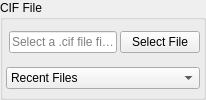
         <widget class="QGroupBox" name="SelectCifFileGroupBox">
          <property name="title">
           <string>CIF File</string>
          </property>
          <property name="flat">
           <bool>false</bool>
          </property>
          <layout class="QVBoxLayout" name="verticalLayout_29">
           <property name="spacing">
            <number>6</number>
           </property>
           <property name="leftMargin">
            <number>3</number>
           </property>
           <property name="topMargin">
            <number>3</number>
           </property>
           <property name="rightMargin">
            <number>3</number>
           </property>
           <property name="bottomMargin">
            <number>0</number>
           </property>
           <item>
            <layout class="QHBoxLayout" name="horizontalLayout_12">
             <property name="spacing">
              <number>3</number>
             </property>
             <property name="leftMargin">
              <number>3</number>
             </property>
             <property name="topMargin">
              <number>0</number>
             </property>
             <property name="rightMargin">
              <number>0</number>
             </property>
             <item>
              <widget class="QLineEdit" name="SelectCif_LineEdit">
               <property name="placeholderText">
                <string>Select a .cif file first.</string>
               </property>
              </widget>
             </item>
             <item>
              <widget class="QPushButton" name="SelectCif_PushButton">
               <property name="sizePolicy">
                <sizepolicy hsizetype="Fixed" vsizetype="Fixed">
                 <horstretch>0</horstretch>
                 <verstretch>0</verstretch>
                </sizepolicy>
               </property>
               <property name="text">
                <string>Select File</string>
               </property>
              </widget>
             </item>
            </layout>
           </item>
           <item>
            <widget class="QComboBox" name="RecentComboBox">
             <property name="currentText">
              <string>Recent Files</string>
             </property>
             <property name="maxVisibleItems">
              <number>15</number>
             </property>
             <item>
              <property name="text">
               <string>Recent Files</string>
              </property>
             </item>
            </widget>
           </item>
          </layout>
         </widget>
